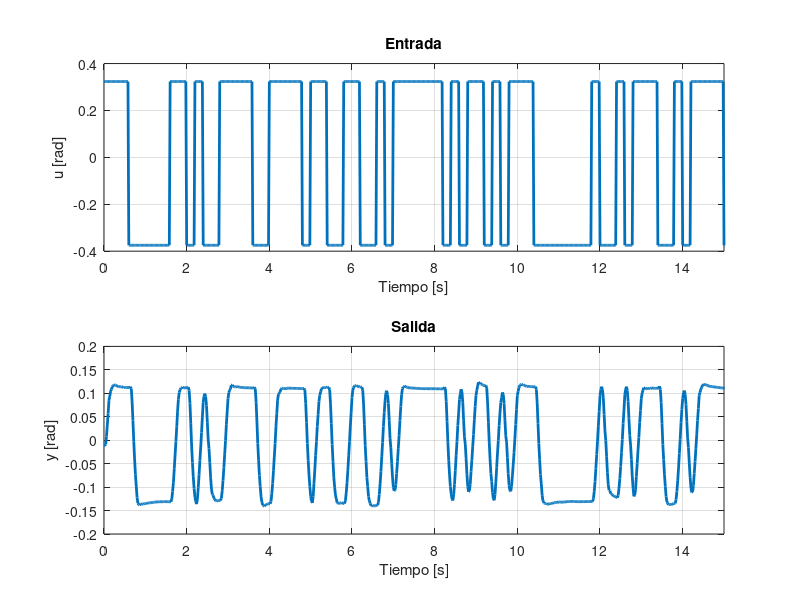

Source code (MATLAB): (Note: this script raises an error after producing the figure.)
clear; close all; clc;
load('datos_prueba.mat');
u = deg2rad(u - mean(u));
y = deg2rad(y - mean(y));
fs = 50;
Ts = 1/fs;

figure('Position',[50 -50 800 600]);

subplot(2, 1, 1);
plot(t, u, 'LineWidth', 2);
grid on;
xlabel('Tiempo [s]');
ylabel('u [rad]');
title('Entrada');
xlim([0, max(t)/4]);

subplot(2, 1, 2),
plot(t, y, 'LineWidth', 2);
grid on;
xlabel('Tiempo [s]');
ylabel('y [rad]');
title('Salida');
xlim([0, max(t)/4]);

exportgraphics(gcf, 'graficos id con medicion/entrada y salida.pdf', 'ContentType', 'image', 'Resolution', 300);
%% IDENTIFICACIÓN PREVIA
s = tf('s');
k = 11.4345;
q0 = 33.1549;
q1 = 9.736; 
G = k /(s^2 + q1 * s + q0); % --> Transferencia a identificar.
%NOTA: Tomar esta transferencia como referencia, no como objetivo. 
%El resultado puede ser distinto a esta, pero no demasiado
Gd = c2d(G, Ts, 'zoh'); 
Gd.Variable = 'z^-1';
present(Gd);
%% PASO 1: Identificación no paramétrica por Welch

NFFT = 512; %La estimación depende fuertemente de este valor. 
ventana = hann(NFFT);
noverlap = NFFT/2;

[Pyu,f] = cpsd(y,u,ventana,noverlap,NFFT,fs, 'twosided');
[Puu,~] = cpsd(u,u,ventana,noverlap,NFFT,fs, 'twosided');
w = 2 * pi * f;

G_welch = Pyu./Puu;

idx = w>0;

w = w(idx);
G_welch = G_welch(idx);

G_welch = frd(G_welch, w);
G_welch_bode = squeeze(G_welch.ResponseData);

%% CÓMPUTO DEL BODE TEÓRICO
G_teorica = squeeze(freqresp(Gd,w));

%% COMPARACIÓN EN BODES
W_MIN = w(1);
W_MAX = 50;
figure;

subplot(2,1,1);
semilogx(w, 20*log10(abs(G_welch_bode)), 'm', 'LineWidth', 1.5); hold on;
semilogx(w, 20*log10(abs(G_teorica)), 'b--', 'LineWidth', 1.5);

grid on;
ylabel('Magnitud [dB]');
legend('Welch',  'Estimacion original', 'Location', 'SouthWest');
title('Estimación por periodograma');
xlabel('\omega [rad/s]');
xlim([W_MIN, W_MAX]);

subplot(2,1,2);
semilogx(w, rad2deg(unwrap(angle(G_welch_bode))), 'm', 'LineWidth', 1.5); hold on;
semilogx(w, rad2deg(unwrap(angle(G_teorica))), 'b--', 'LineWidth', 1.5);

ylim([-400, 40]);
grid on;
xlabel('\omega [rad/s]');
ylabel('Fase [°]');
xlim([W_MIN, W_MAX]);

fig1 = gcf;
exportgraphics(fig1, 'graficos id con medicion/bode periodograma.pdf', 'ContentType', 'image', 'Resolution', 300);
%% ¿Está mal? Puede que no.
%{
Pareciera haber detectado un polo doble en 17.8 rad/s. 
Idea: esto puede tener que ver con el hecho de que la entrada es muy
amplia (+/- 20°, 40° de amplitud). Puede que se saturara la velocidad del
servo.

O simplemente la identificación original se hizo en otras condiciones.

¿Tiene sentido que la identificación sea sensible a las condiciones del
experimento?
%}

%% PASO 2: IDENTIFICACIÓN  POR ARX + REDUCCÓN

%Dividimos en conjuntos de identificación y testeo
N = length(u);
Nid = floor(0.75*N);
z_id  = iddata(y(1:Nid),u(1:Nid),Ts);
z_val = iddata(y(Nid+1:end),u(Nid+1:end),Ts);

orden = [8, 8, 1];
m_arx = arx(z_id, orden);

%% COMPARACIÓN EN BODES
w_plot = logspace(-1,2,length(w));

H_orig = squeeze(freqresp(Gd,w_plot));
H_arx  = squeeze(freqresp(m_arx,w_plot));


H_welch = interp1(w,G_welch_bode,w_plot,'pchip');

figure;
subplot(2,1,1)

semilogx(w_plot,20*log10(abs(H_welch)), 'm','LineWidth',1.5);hold on;
semilogx(w_plot,20*log10(abs(H_orig)),'b--','LineWidth',2); hold on;
semilogx(w_plot,20*log10(abs(H_arx)),'r','LineWidth',1.5);
grid on
ylabel('Magnitud [dB]')
xlim([1e-1 1e2])
xlabel('\omega [rad/s]')

legend('Welch','Original','ARX', 'Location','SouthWest');

title('Comparación de respuestas en frecuencia');

subplot(2,1,2)

semilogx(w_plot, unwrap(angle(H_welch))*180/pi,'m','LineWidth',1.5); hold on;
semilogx(w_plot,unwrap(angle(H_orig))*180/pi,'b--','LineWidth',2); hold on;
semilogx(w_plot, unwrap(angle(H_arx))*180/pi,'r','LineWidth',1.5);

grid on
xlabel('\omega [rad/s]')
ylabel('Fase [°]')
xlim([1e-1 1e2])

% OBS: Welch y arx identifican lo mismo

fig2 = gcf;
exportgraphics(fig2, 'graficos id con medicion/Bode arx.pdf', 'ContentType', 'image', 'Resolution', 300);
%% Reducción
[Ad, Bd, Cd, Dd] = ssdata(m_arx); %devuelve las matrices de la representación en ee del sistema
[Ab, Bb, Cb, M, T] = dbalreal(Ad,Bd,Cd);
disp("Valores singulares de Hankel: ")
M'
%Debería quedarme solo con los primeros 2 estados
[Ar, Br, Cr, Dr] = dmodred(Ab,Bb,Cb,Dd,3:length(M)); %elimina los estados indicados en el último vector
[b,a] = ss2tf(Ar, Br, Cr, 0); %genera los coeficientes de los polinomios
m_arx_red = idpoly(a,b,1,1,[],[],Ts);
present(Gd);
present(m_arx_red);

%% Comparación con la primer identificación
H_arx_red = squeeze(freqresp(m_arx_red, w_plot));

figure;
subplot(2, 1, 1);
semilogx(w_plot, 20 * log10(abs(H_arx)), 'r', 'LineWidth', 1.5); hold on;
semilogx(w_plot, 20 * log10(abs(H_arx_red)), 'm', 'LineWidth', 1.5); hold on;
semilogx(w_plot, 20 * log10(abs(H_orig)), 'b--', 'LineWidth', 1.5);
grid on;
legend('Sin reducir', 'Reducido', 'Original', 'Location', 'SouthWest');
xlabel('\omega [rad/s]');
ylabel('Magnitud [dB]');
title('Bode original, ARX y ARX reducido');

subplot(2, 1, 2);
semilogx(w_plot, rad2deg(unwrap(angle(H_arx))), 'r', 'LineWidth', 1.5); hold on;
semilogx(w_plot, rad2deg(unwrap(angle(H_arx_red))), 'm', 'LineWidth', 1.5); hold on;
semilogx(w_plot, rad2deg(unwrap(angle(H_orig))), 'b--', 'LineWidth', 1.5);
grid on;
xlabel('\omega [rad/s]');
ylabel('Fase [°]');
ylim([-360, 30]);

fig3 = gcf;
exportgraphics(fig3, 'graficos id con medicion/bode arx reducido.pdf', 'ContentType', 'image', 'Resolution', 300);
%% COMPARACIÓN EN EL CONJUNTO DE VALIDACIÓN

figure('Position',[50 -50 800 600]);

subplot(2, 1, 1);
compare(z_val, Gd);
grid on;
set(findall(gca,'Type','line'),'LineWidth',2);
xlabel('Tiempo [s]');
ylabel('y [rad]');
title('Salida según identificación original');

subplot(2, 1, 2);
compare(z_val, m_arx_red);
grid on;
set(findall(gca,'Type','line'),'LineWidth',2);
xlabel('Tiempo [s]');
ylabel('y [rad]');
title('Salida según identificación por ARX + reducción');

fig4 = gcf;
exportgraphics(fig4, 'graficos id con medicion/Comparacion orig. vs reduciodo.pdf', 'ContentType', 'image', 'Resolution', 300);
% Se observa que para el conjunto de datos recolectado, el sistema original es muy lento

%%
figure;
resid(z_val, m_arx_red);
grid on;
title('Residuos');
ylim([-0.5, 1.25]);
ylabel('Amplitud');

fig5 = gcf;
exportgraphics(fig5, 'graficos id con medicion/Residuos.pdf', 'ContentType', 'image', 'Resolution', 300);

%% COMPARACIÓN CON NUEVOS DATOS

%Tengo que renombrar las variables porque serían sobreescritas
u0 = u;
y0 = y;

%%
load('datos_val.mat');

y1 = deg2rad(y);
u1 = deg2rad(u); %Amplitud de entrada: +/-10°

z_val1 = iddata(y1, u1, Ts);

figure('Position',[50 -50 800 600]);

subplot(2, 1, 1);
compare(z_val1, Gd);
grid on;
set(findall(gca,'Type','line'),'LineWidth',2);
xlabel('Tiempo [s]');
ylabel('y [rad]');
title('Salida según identificación original');

subplot(2, 1, 2);
compare(z_val1, m_arx_red);
grid on;
set(findall(gca,'Type','line'),'LineWidth',2);
xlabel('Tiempo [s]');
ylabel('y [rad]');
title('Salida según identificación por ARX + reducción');


fig6 = gcf;
exportgraphics(fig6, 'graficos id con medicion/validacion1.pdf', 'ContentType', 'image', 'Resolution', 300);

%% OTRA ENTRADA: +/-45°

load('datos_val2.mat');

u2 = deg2rad(u);
y2 = deg2rad(y);

z_val2 = iddata(y2, u2, Ts);

figure('Position',[50 -50 800 600]);

subplot(2, 1, 1);
compare(z_val2, Gd);
grid on;
set(findall(gca,'Type','line'),'LineWidth',2);
xlabel('Tiempo [s]');
ylabel('y [rad]');
title('Salida según identificación original');

subplot(2, 1, 2);
compare(z_val2, m_arx_red);
grid on;
set(findall(gca,'Type','line'),'LineWidth',2);
xlabel('Tiempo [s]');
ylabel('y [rad]');
title('Salida según identificación por ARX + reducción');

fig7 = gcf;
exportgraphics(fig7, 'graficos id con medicion/validacion2.pdf', 'ContentType', 'image', 'Resolution', 300);
